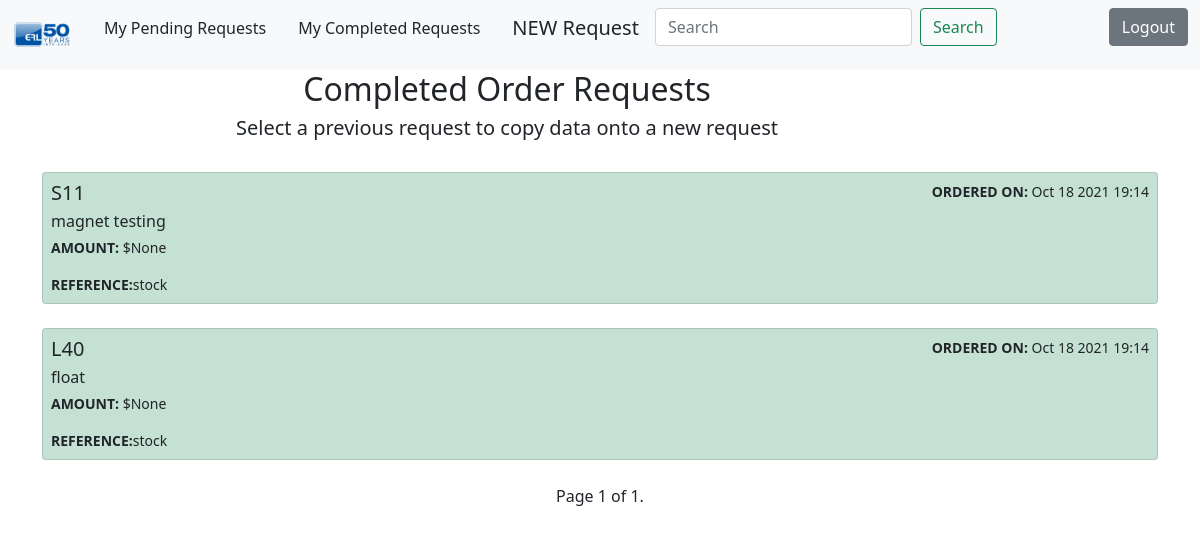
/completed/ (signed in), run on an earlier commit of the app's database.
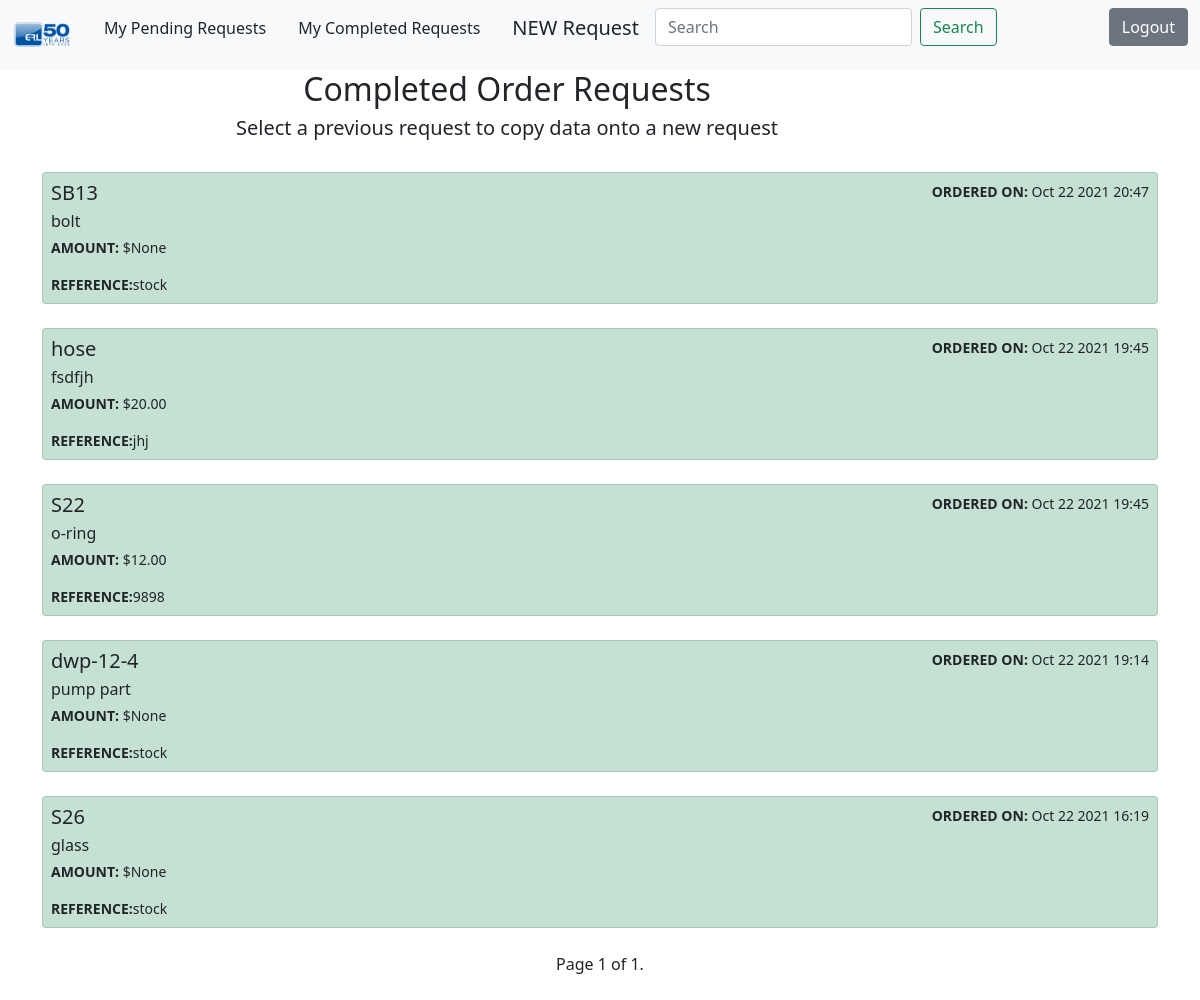
And on a later commit of the database.
### todo/models.py (models this page shows, shortened)
class Todos(models.Model):
    reqdate = models.DateTimeField(auto_now_add=True)
    qty = models.IntegerField()
    part = models.CharField(max_length=50)
    description = models.TextField( )
    duedate = models.DateField()
    vendor = models.CharField(max_length=50)
    refnum = models.CharField(max_length=25, )
    toapprove= models.BooleanField(default=False)
    tobill = models.BooleanField(default=False)
    datecompleted = models.DateTimeField(null=True, blank=True)
    rush = models.BooleanField(default=False)
    user = models.ForeignKey(User, on_delete=models.CASCADE)
    billed = models.BooleanField(default=False)
    approved = models.BooleanField(default=True)
    amount= models.DecimalField(blank=True, null=True, max_digits=8, decimal_places=2)

### todo/views.py (the view)
# urls.py: path('completed/', views.completedtodos, name ='completedtodos' ),
@login_required
def completedtodos(request):
    todos = Todos.objects.filter(user = request.user, datecompleted__isnull =False).order_by('-datecompleted')
    paginator = Paginator(todos,5)
    page_number = request.GET.get('page')
    page_obj = paginator.get_page(page_number)
    return render(request, 'todo/completedtodos.html', {'page_obj':page_obj})

### todo/templates/todo/completedtodos.html (shortened to what this page needs)
{% extends 'todo/base.html' %}
{% block content %}
    <div class="col-md-10 text-center">
        <h2>Completed Order Requests</h2>
        <h5>Select a previous request to copy data onto a new request</h5>
        <br>
    </div>
    {% for todo in page_obj %}
    <div class="list-group ">
        <a href="{% url 'repeat_request' todo.id %}" class="list-group-item list-group-item-action bg-success p-2 text-dark bg-opacity-25" aria-current="true">
          <div class="d-flex w-100 justify-content-between">
            <h5 class="mb-1">{{ todo.part }}</h5>
            <small><b>ORDERED ON: </b>{{ todo.datecompleted|date:'M j Y H:i' }}</small>
          </div>
          <p class="mb-1">{{todo.description}}</p>
          <small><b>AMOUNT: </b>${{ todo.amount }}</small>    {{ value|linebreaks }}
          <small><b>REFERENCE:</b>{{ todo.refnum }}</small>
        </a>
    </div>
    <br>
    {% endfor %}
    <div class="pagination justify-content-center">
        <span class="step-links">
            <span class="current">
                Page {{ page_obj.number }} of {{ page_obj.paginator.num_pages }}.
            </span>
        </span>
    </div>
    <br>
{% endblock content %}

### todo/templates/todo/base.html (shortened to what this page needs)
{% load static %}
<html>
    <head>
        <link href="https://cdn.jsdelivr.net/npm/bootstrap@5.1.1/dist/css/bootstrap.min.css" rel="stylesheet">
      </head>
<body>
    <nav class="navbar navbar-expand-md navbar-light bg-light">
        <div class="container-fluid">
          <a class="navbar-brand" href="{% url 'home' %}" >
            <img src="{% static 'todo/logo.png' %}" alt="" width="60" height="30" class="d-block my-1">
          </a>
        <div class="collapse navbar-collapse" id="navbarNav">
            <ul class="nav ">
                {% if user.is_authenticated and  user.username == "andres" %}
                <li class="nav-item">
                    <a class="nav-link text-dark " aria-current="page" href="{% url 'toOrderList' %}">View Pending Requests</a>
                </li>
                <li class="nav-item {{ completed }}">
                    <a class="nav-link text-dark" href="{% url 'orderedList' %}">View Purchase History</a>
                </li>
                <div class="hstack gap-3">
                    <li>
                        <div class="bg-light ">
                        <form class="d-flex" action="{% url 'search_results' %}" method="get" >
                            <input class="form-control me-2" type="text" name='q' placeholder="Search" aria-label="Search">
                            <button class="btn btn-outline-success" type="submit">Search</button>
                            <br>
                          </form>
                        </div>
                        </li>
                    </ul>
                    <div class="bg-light ms-auto">
                    <li class="d-flex ">
                        <form  method="POST" action="{% url 'logoutuser' %}">
                            {% csrf_token %}
                            <button class="btn btn-secondary " type="submit">Logout</button>
                            <br>
                        </form>
                    </li>
                    </div>
                </div>
                {% elif user.is_authenticated %}
                    <li class="nav-item" >
                        <a class="nav-link text-dark " aria-current="page" href="{% url 'currenttodos' %}" >My Pending Requests</a>
                    </li>
                    <li class="nav-item {{ completed }}">
                        <a class="nav-link text-dark" href="{% url 'completedtodos' %}">My Completed Requests</a>
                    </li>
                    <li class="nav-item {{ create }}">
                        <a class="nav-link" href="{% url 'createtodo' %}"><h5 class="text-dark">NEW Request</h5></a>
                    </li>
                <div class="hstack gap-3">
                    <li>
                        <div class="bg-light ">
                            <form class="d-flex" action="{% url 'search_results' %}" method="get" >
                                <input class="form-control me-2" type="text" name='q' placeholder="Search" aria-label="Search">
                                <button class="btn btn-outline-success" type="submit">Search</button>
                                <br>
                              </form>
                            </div>
                        </li>
                    </ul>
                    <div class="bg-light ms-auto">
                    <li class="d-flex ">
                        <form  method="POST" action="{% url 'logoutuser' %}">
                            <button class="btn btn-secondary " type="submit">Logout</button>
                            <br>
                        </form>
                    </li>
                    </div>
                </div>
                {% endif %}
        </div>
    </nav>
    <div class="container">
{% block content %} {% endblock %}
    </div>
</body>
</html>

What changed in the data, as far as the page shows it:
removed Todos: part "S11", datecompleted "Oct 18 2021 19:14", description "magnet testing", amount "None", refnum "stock"
removed Todos: part "L40", datecompleted "Oct 18 2021 19:14", description "float", amount "None", refnum "stock"
added Todos: part "SB13", datecompleted "Oct 22 2021 20:47", description "bolt", amount "None", refnum "stock"
added Todos: part "hose", datecompleted "Oct 22 2021 19:45", description "fsdfjh", amount "20.00", refnum "jhj"
added Todos: part "S22", datecompleted "Oct 22 2021 19:45", description "o-ring", amount "12.00", refnum "9898"
added Todos: part "dwp-12-4", datecompleted "Oct 22 2021 19:14", description "pump part", amount "None", refnum "stock"
added Todos: part "S26", datecompleted "Oct 22 2021 16:19", description "glass", amount "None", refnum "stock"
